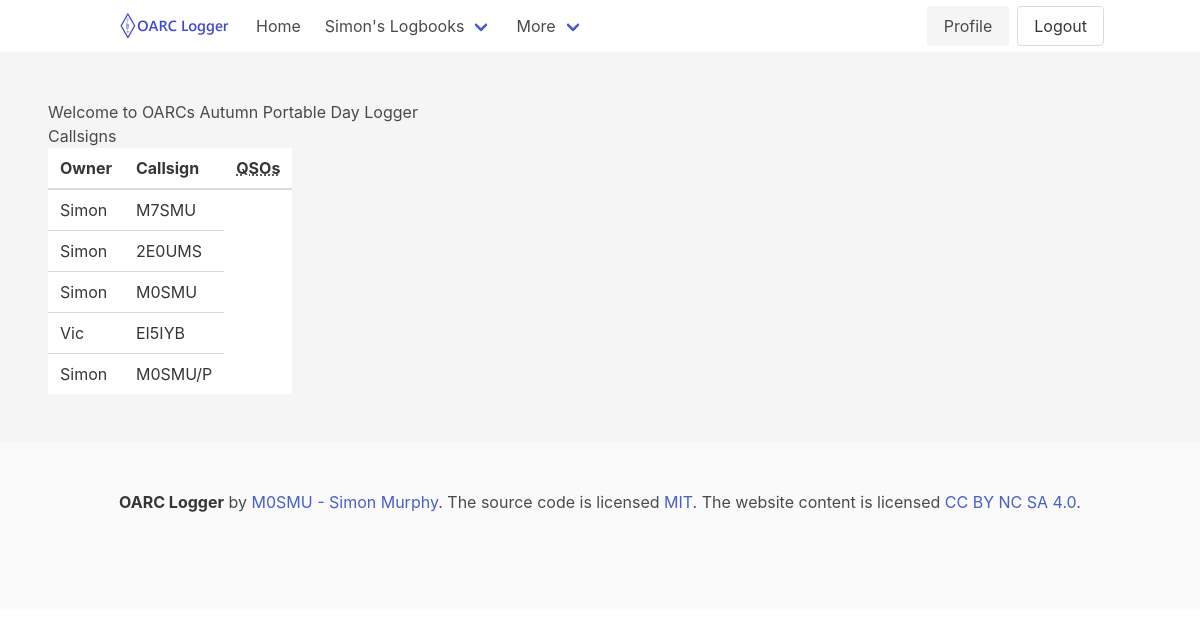
The app's page /callsigns/ (signed in), older data.
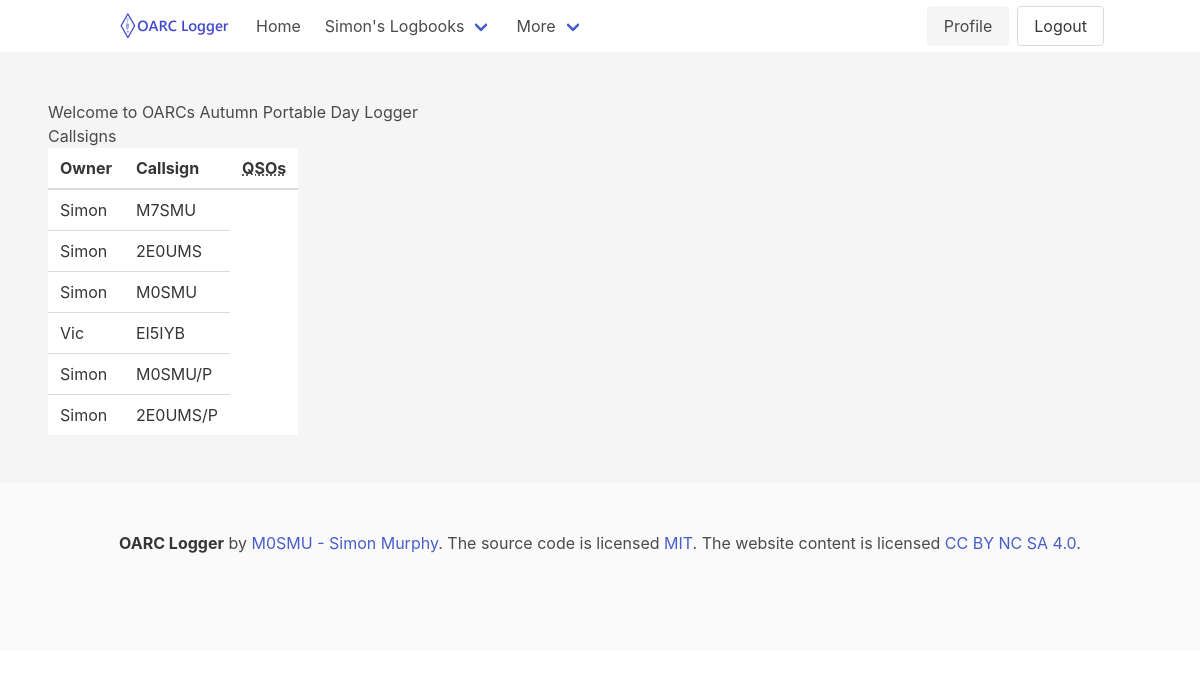
The same page, newer data.
### logger/models.py (models this page shows)
class User(UserMixin, db.Model):
    id = db.Column(db.Integer, primary_key=True) # primary keys are required by SQLAlchemy
    name = db.Column(db.String(1000), unique=True)
    email = db.Column(db.String(100), unique=True)
    password = db.Column(db.String(100))
    created_on = db.Column(db.DateTime())
    last_login = db.Column(db.DateTime())
    callsigns = db.relationship('Callsign', backref='user', lazy=True)

class Callsign(db.Model):
    id = db.Column(db.Integer, primary_key=True) # primary keys are required by SQLAlchemy
    name = db.Column(db.String(1000), unique=True)
    user_id = db.Column(db.Integer, db.ForeignKey('user.id'), nullable=False)
    primary = db.Column(db.Boolean, default=False)

### logger/callsigns/views.py (the view)
@callsigns.route("/")
@login_required
def index():
    callsignlist = Callsign.query.all()
    return render_template('callsignindex.html', callsigns=callsignlist)

### logger/application.py (called while the page is built)
def create_app():
    app = Flask(__name__)
    app.config.from_object(Config)
    db.init_app(app)
    migrate = Migrate(app, db, render_as_batch=True)
    login_manager = LoginManager()
    login_manager.login_view = 'users.login'
    login_manager.init_app(app)
    from logger.models import User
    @login_manager.user_loader
    def load_user(user_id):
        return User.query.get(int(user_id))
    app.register_blueprint(users, url_prefix='/users')
    app.register_blueprint(callsigns, url_prefix='/callsigns')
    app.register_blueprint(qsos, url_prefix='/qsos')
    @app.route("/")
    def index():
        return render_template('index.html')
    @app.route("/about")
    def about():
        return render_template('about.html')
    @app.template_filter()
    def MhzFormat(value):
        value = float(value)
        return "{:,.6f} MHz".format(value)
    return app

### logger/templates/callsignindex.html
{% extends 'base.html' %}
{% block content %}
    <h1>{% block title %} Welcome to OARCs Autumn Portable Day Logger {% endblock %}</h1>
    <h2>Callsigns</h2>
    <table class="table">
        <thead>
            <tr>
                <th>Owner</th>
                <th>Callsign</th>
                <th><abbr title="Number of QSOs">QSOs</abbr></th>
            </tr>
        </thead>
        <tbody>
            {% for call in callsigns %}
            <tr>
                <td><a href="{{ url_for ('users.profile', user=call.user['name']) }}"">{{ call.user.name }}</a></td>
                <td>{{ call.name }}</td>
            </tr>
            {% else %}
            No Callsigns
            {% endfor %}
        </tbody>
    </table>
    {% endblock %}

### logger/templates/base.html (shortened to what this page needs)
<!DOCTYPE html>
<html>
<head>
    <link rel="stylesheet" href="https://cdn.jsdelivr.net/npm/bulma@0.9.4/css/bulma.min.css" />
</head>
<body>
    <nav class="navbar">
        <div class="container">
            <div class="navbar-brand">
                <a class="navbar-item" href="https://oarc.uk">
                    <img src="{{ url_for('static', filename='OARCLogger.png') }}" width="112" height="28">
                </a>
            </div>
            <div id="navbarMenuHeroA" class="navbar-menu">
                <div id="navbarBasicExample" class="navbar-menu">
                    <div class="navbar-start">
                        <a href="{{ url_for('users.index') }}" class="navbar-item">
                            Home
                        </a>
                        {% if current_user.is_authenticated %}
                        <div class="navbar-item has-dropdown is-hoverable">
                            <a class="navbar-link">
                            {{ current_user.name }}'s Logbooks
                            </a>
                        </div>
                        {% endif %}
                        <div class="navbar-item has-dropdown is-hoverable">
                            <a class="navbar-link">
                            More
                            </a>
                        </div>
                    </div>
                <div class="navbar-end">
                    <div class="buttons">
                        {% if current_user.is_authenticated %}
                        <a href="{{ url_for('users.profile', user=current_user.name) }}" class="button is-light">
                            Profile
                        </a>
                        {% endif %}
                        {% if current_user.is_authenticated %}
                        <a href="{{ url_for('users.logout') }}" class="button">
                            Logout
                        </a>
                    {% endif %}
                </div>
            </div>
        </div>
    </nav>
    <section class="hero {% block hero %}is-light{% endblock %}">
        <div class="hero-body">
            {% block content %}
            {% endblock %}
        </div>
    </section>
</body>
<footer class="footer">
    <div class="content has-text-centered">
      <p>
        <strong>OARC Logger</strong> by <a href="https://qrz.com/db/M0SMU">M0SMU - Simon Murphy</a>. The source code is licensed
        <a href="http://opensource.org/licenses/mit-license.php">MIT</a>. The website content
        is licensed <a href="http://creativecommons.org/licenses/by-nc-sa/4.0/">CC BY NC SA 4.0</a>.
      </p>
    </div>
  </footer>
</html>

Row changes from the older to the newer data that the page shows:
added Callsign: user.name "Simon", name "2E0UMS/P"
